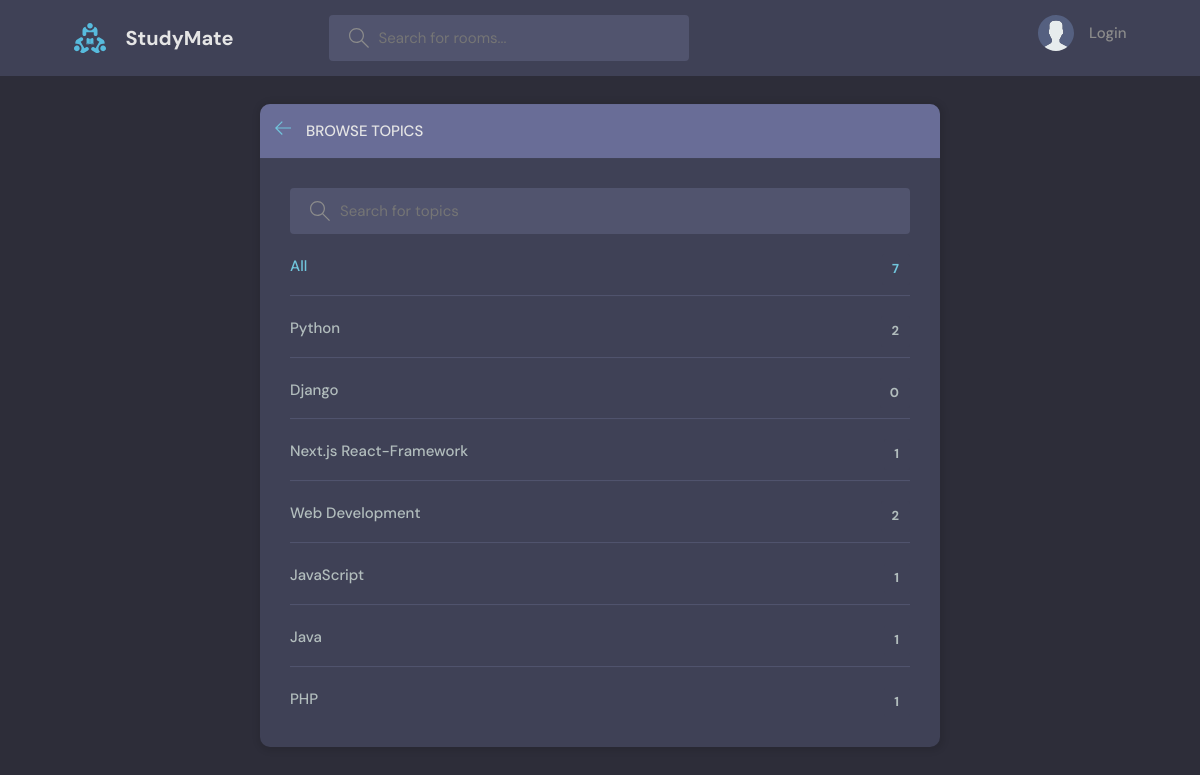
Page /topics/ on the committed database.
### base/models.py (models this page shows, shortened)
class Topic(models.Model):
    name = models.CharField(max_length=200)

### base/views.py (the view)
# urls.py: path('topics/', views.topicsPage, name='topics'),
def topicsPage(request):
    q = request.GET.get('q') if request.GET.get('q') != None else '' # query value from the url after selecting a topic
    topics = Topic.objects.filter(name__icontains=q)
    return render(request, 'base/topics.html', {'topics': topics})

### base/templates/base/topics.html (shortened to what this page needs)
{% extends 'main.html' %} {% block content %}
<div class="create-room layout">
  <div class="container">
    <div class="layout__box">
      <div class="layout__boxHeader">
        <div class="layout__boxTitle">
          <a href="{% url 'home' %}">
            <svg
              version="1.1"
              xmlns="http://www.w3.org/2000/svg"
              width="32"
              height="32"
              viewBox="0 0 32 32"
            >
              <title>arrow-left</title>
              <path
                d="M13.723 2.286l-13.723 13.714 13.719 13.714 1.616-1.611-10.96-10.96h27.625v-2.286h-27.625l10.965-10.965-1.616-1.607z"
              ></path>
            </svg>
          </a>
          <h3>Browse Topics</h3>
        </div>
      </div>
      <div class="topics-page layout__body">
        <form action="" method="GET" class="header__search">
          <label>
            <input name="q" placeholder="Search for topics" />
          </label>
        </form>
        <ul class="topics__list">
          <li>
            <a href="/" class="active">All <span>{{topics.count}}</span></a>
          </li>
          {% for topic in topics %}
          <li>
            <a href="{% url 'home' %}?q={{topic.name}}">{{topic.name}} <span>{{topic.room_set.all.count}}</span></a>
          </li>
          {% endfor %}
        </ul>
      </div>
    </div>
  </div>
</div>
{% endblock content %}

### static/styles/style.css (style rules this page uses)
:root { --color-main: #71c6dd; --color-main-light: #e1f6fb; --color-dark: #3f4156; --color-dark-medium: #51546e; --color-dark-light: #696d97; --color-light: #e5e5e5; --color-gray: #8b8b8b; --color-light-gray: #b2bdbd; --color-bg: #2d2d39; --color-success: #5dd693; --color-error: #fc4b0b; }
* { font-family: "DM Sans", -apple-system, BlinkMacSystemFont, "Segoe UI", Roboto, Oxygen, Ubuntu, Cantarell, "Open Sans", "Helvetica Neue", sans-serif; margin: 0; padding: 0; box-sizing: border-box; text-rendering: optimizeLegibility; font-size: inherit; }
html { font-size: 56.25%; }
@media only screen and (min-width: 1200px) { html { font-size: 62.5%; } }
body { line-height: 1.6; font-weight: 400; font-size: 1.5rem; color: var(--color-light-gray); background-color: var(--color-bg); min-height: 100vh; }
a { display: inline-block; color: var(--color-main); text-decoration: none; }
.container { max-width: 120rem; width: 90%; margin: auto; }
.header__search > label { background-color: var(--color-dark-medium); padding: 1.3rem 1rem; display: flex; align-items: center; gap: 1rem; border-radius: 4px; }
.header__search svg { fill: var(--color-gray); width: 2rem; height: 2rem; margin-left: 1rem; }
.header__search input { width: 30rem; background: transparent; border: none; outline: none; color: var(--color-light); }
.layout { margin-top: 2.4rem; }
.layout > .container { display: flex; justify-content: space-between; align-items: flex-start; }
.layout__box { width: 90%; max-width: 48rem; min-height: 40rem; position: absolute; top: 50%; left: 50%; transform: translate(-50%, -46%); background-color: var(--color-dark); border-radius: 1rem; box-shadow: 1px 1px 6px 3px rgba(0, 0, 0, 0.1); overflow: hidden; }
.layout__boxHeader { display: flex; padding: 1.5rem; background-color: var(--color-dark-light); }
.layout__boxTitle { display: flex; gap: 1.5rem; align-items: center; }
.layout__boxTitle h3 { text-transform: uppercase; font-weight: 500; color: var(--color-light); }
.layout__boxTitle svg { width: 1.6rem; height: 1.6rem; fill: var(--color-main); }
.layout__body { margin: 3rem; }
.topics__list { list-style: none; }
.topics__list li a { display: flex; justify-content: space-between; margin-bottom: 3rem; font-weight: 500; color: var(--color-light-gray); transition: all 0.3s ease-in-out; }
.topics__list li a.active, .topics__list li a:hover { color: var(--color-main); }
.topics__list li a span { padding: 0.5rem 1rem; background-color: var(--color-dark); border-radius: 3px; font-size: 1.3rem; font-weight: 700; letter-spacing: 1px; }
.topics-page .topics__list li:not(:last-child) a { margin: 2rem 0; padding-bottom: 1rem; text-decoration: none; border-bottom: 1px solid var(--color-dark-medium); }
.topics-page .header__search { display: block; }
.create-room.layout .layout__box { max-width: 68rem; }

### rows in the picture
Topic: name "Python", room_set.all.count "2"
Topic: name "Django", room_set.all.count "0"
Topic: name "Next.js React-Framework", room_set.all.count "1"
Topic: name "Web Development", room_set.all.count "2"
Topic: name "JavaScript", room_set.all.count "1"
Topic: name "Java", room_set.all.count "1"
Topic: name "PHP", room_set.all.count "1"

### other values in the picture
{{ topics.count }} "7"
